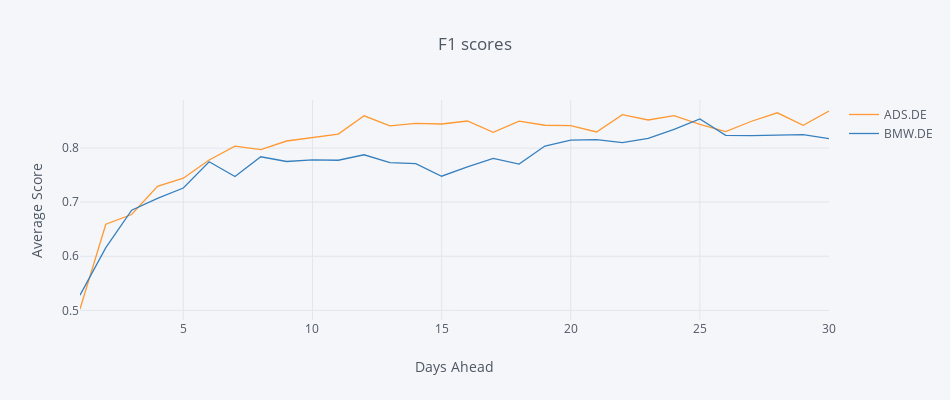

The code cell stored with this chart in its notebook:
### Code cell
f1_table.iplot(dimensions=(950,400), xTitle='Days Ahead', yTitle='Average Score', title='F1 scores')

### Figure 1 — Plotly figure (JSON) as saved in the notebook; plotly's stock layout.template omitted (floating-point values rounded to 4 significant figures)
{"data": [{"line": {"color": "rgba(255, 153, 51, 1.0)", "dash": "solid", "width": 1.3}, "mode": "lines", "name": "ADS.DE", "text": "", "type": "scatter", "x": [1, 2, 3, 4, 5, 6, 7, 8, 9, 10, 11, 12, 13, 14, 15, 16, 17, 18, 19, 20, 21, 22, 23, 24, 25, 26, 27, 28, 29, 30], "y": [0.5026, 0.6592, 0.6771, 0.7292, 0.7443, 0.7779, 0.8035, 0.7972, 0.813, 0.8192, 0.8257, 0.8595, 0.841, 0.8458, 0.8445, 0.85, 0.829, 0.8497, 0.8421, 0.8413, 0.8297, 0.8617, 0.8519, 0.8599, 0.8438, 0.8305, 0.8495, 0.8651, 0.8421, 0.8684]}, {"line": {"color": "rgba(55, 128, 191, 1.0)", "dash": "solid", "width": 1.3}, "mode": "lines", "name": "BMW.DE", "text": "", "type": "scatter", "x": [1, 2, 3, 4, 5, 6, 7, 8, 9, 10, 11, 12, 13, 14, 15, 16, 17, 18, 19, 20, 21, 22, 23, 24, 25, 26, 27, 28, 29, 30], "y": [0.5281, 0.6158, 0.6851, 0.7071, 0.726, 0.7748, 0.7475, 0.7838, 0.7751, 0.7781, 0.7774, 0.7875, 0.7731, 0.7711, 0.7479, 0.7651, 0.7808, 0.7704, 0.8037, 0.8145, 0.8156, 0.81, 0.818, 0.8346, 0.8538, 0.8235, 0.8229, 0.8238, 0.8249, 0.8173]}], "layout": {"height": 400, "legend": {"bgcolor": "#F5F6F9", "font": {"color": "#4D5663"}}, "paper_bgcolor": "#F5F6F9", "plot_bgcolor": "#F5F6F9", "title": "F1 scores", "titlefont": {"color": "#4D5663"}, "width": 950, "xaxis1": {"gridcolor": "#E1E5ED", "showgrid": true, "tickfont": {"color": "#4D5663"}, "title": "Days Ahead", "titlefont": {"color": "#4D5663"}, "zerolinecolor": "#E1E5ED"}, "yaxis1": {"gridcolor": "#E1E5ED", "showgrid": true, "tickfont": {"color": "#4D5663"}, "title": "Average Score", "titlefont": {"color": "#4D5663"}, "zerolinecolor": "#E1E5ED"}}}
